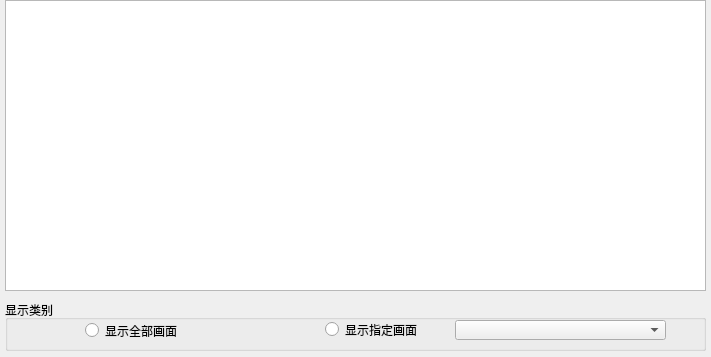
<?xml version="1.0" encoding="UTF-8"?>
<ui version="4.0">
 <class>MarcoUseDisplay</class>
 <widget class="QDialog" name="MarcoUseDisplay">
  <property name="geometry">
   <rect>
    <x>0</x>
    <y>0</y>
    <width>711</width>
    <height>357</height>
   </rect>
  </property>
  <property name="windowTitle">
   <string>宏指令使用一览表</string>
  </property>
  <widget class="QGroupBox" name="groupBox">
   <property name="geometry">
    <rect>
     <x>5</x>
     <y>300</y>
     <width>701</width>
     <height>51</height>
    </rect>
   </property>
   <property name="title">
    <string>显示类别</string>
   </property>
   <widget class="QRadioButton" name="m_radio1">
    <property name="geometry">
     <rect>
      <x>80</x>
      <y>20</y>
      <width>131</width>
      <height>21</height>
     </rect>
    </property>
    <property name="text">
     <string>显示全部画面</string>
    </property>
   </widget>
   <widget class="QRadioButton" name="m_radio2">
    <property name="geometry">
     <rect>
      <x>320</x>
      <y>19</y>
      <width>121</width>
      <height>21</height>
     </rect>
    </property>
    <property name="text">
     <string>显示指定画面</string>
    </property>
   </widget>
   <widget class="QComboBox" name="m_sheetcmb">
    <property name="geometry">
     <rect>
      <x>450</x>
      <y>20</y>
      <width>211</width>
      <height>20</height>
     </rect>
    </property>
   </widget>
  </widget>
  <widget class="QTableWidget" name="m_table">
   <property name="geometry">
    <rect>
     <x>5</x>
     <y>0</y>
     <width>701</width>
     <height>291</height>
    </rect>
   </property>
  </widget>
 </widget>
 <resources/>
 <connections/>
</ui>
